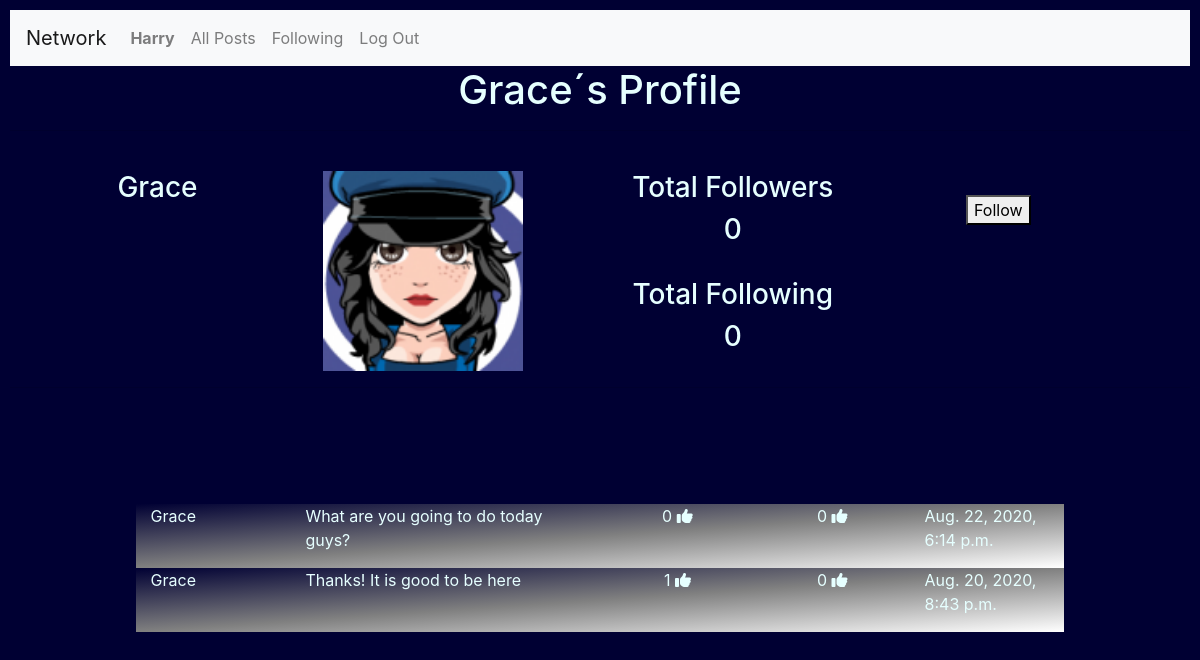
Screenshot of /profile/Grace (signed in) with the database file from the repository.
### network/models.py (models this page shows, shortened)
class User(AbstractUser):
    pass

class Profile(models.Model):
    User = models.ForeignKey('User', on_delete = models.CASCADE)
    Follower = models.ManyToManyField('User', blank=True, related_name="Followers")  #seguidores
    Following = models.ManyToManyField('User',blank=True, related_name= "Following")  #seguindo
    Avatar = models.ImageField(upload_to="media", blank=True)

class Posts(models.Model):
    User = models.ForeignKey('User', on_delete = models.CASCADE)
    Post = models.TextField(max_length=255)
    Date = models.DateTimeField(auto_now_add=True)
    Likes = models.IntegerField(blank=True, null=True)
    Unlikes = models.IntegerField(blank=True, null=True)

### network/views.py (the view)
# urls.py: path("profile/<str:username>",views.profile, name="profile"),
@login_required
@csrf_exempt
def profile(request,username):
    profile= []
    UserPosts = []
    TFollowers = 0
    TFollowing = 0
    searchuser = username
    userid = User.objects.filter(username=searchuser).values('id')
    for u in userid:
        User_id = int(u['id'])
    profile = Profile.objects.filter(User=User_id )
    UserPosts = Posts.objects.filter(User=User_id).order_by('-Date')
    for FS in profile:
        TFollowers = FS.Follower.all().count() #total followers
        UFollowers = FS.Follower.all() #followers names
    for FG in profile:
        TFollowing = FG.Following.all().count() #total following
        UFollowing = FG.Following.all() #following names
    if request.user.id == User_id:
        ShowFollowornot = "no"
    else:
        ShowFollowornot = "yes"
    if request.user in UFollowers:
        btnfollow = "Unfollow"
    else:
        btnfollow = "Follow"
    """
    print("Logged User :", request.user.id ,request.user)
    print("Profile Shown :", User_id)
    print("Show follow button ? ", ShowFollowornot)
    print("Followers :", UFollowers)
    print("Follow or Unfollow ? :" ,btnfollow )
    """
    context={
        "User":searchuser,
        "Profiles":profile,
        "TotalFollowers":TFollowers,
        "TotalFollowing":TFollowing,
        "ShowFollowornot" :ShowFollowornot,
        "btnfollow" : btnfollow,
        "UserFollowers":UFollowers,
        "Userfollowing":UFollowing ,
        "UserPosts": UserPosts,
    }
    return render(request, "network/profile.html", context)

### network/templates/network/profile.html (shortened to what this page needs)
{% extends "network/layout.html" %}
{% load static %}
{% block body %}
  <h1>{{ User }}´s Profile</h1>
  <hr>
  <div class="form-group" >
      <form >
      {% for P  in Profiles %}
            <div class="container" style="border:#004d00; width:90%" >
                 <br>
                 <div class="row"  width="1700px" style="text-align: center;">
                      <div class="col-lg-2" >
                           <h3>{{P.User |title}}</h3>
                      </div>
                      <div class="col-lg-4">
                           <img src=" {{P.Avatar.url}} "  width="200" style="text-align: center;">
                      </div>
                       <div class="col-lg-3" style="text-align: center;">
                            <h3>Total Followers    </h3>
                            <h3 >{{TotalFollowers}} </h3>
                            <br>
                            <h3>Total Following    </h3>
                            <h3>{{TotalFollowing}} </h3>
                        </div>
                        {% if ShowFollowornot == "yes" %}
                               <div class="col-lg-3"  id="Follow" style="text-align: center;">
                                    <br>
                                    <button type="Submit" id="follow_me"  value={{btnfollow}} > {{btnfollow}}   </button>
                                    <br>
                               </div>
                        {% endif %}
              </div>
            </div>
      {% endfor %}
      <hr style="color : white;">
    </form>
</div>
<div class="container" style="border:#004d00; width:90%">
    {%for U in UserPosts %}
        <div class="container" style="width:90%; position:relative; top:100px;background-image: linear-gradient(to top left, white, gray,	 #000033 );">
              <div class="row"  width="1700px">
                   <div class="col-lg-2">
                        <p> {{ U.User |title }} </p>
                   </div>
                   <div class="col-lg-4">
                        <p> {{U.Post }} </p>
                   </div>
                   <div class="col-lg-2" style="text-align: center;">
                        {% if U.Likes == None%}
                               <p> 0 <i class="fas fa-thumbs-up"></i></p>
                        {% else %}
                               <p> {{ U.Likes  }}  <i class="fas fa-thumbs-up"></i></p>
                        {% endif %}
                   </div>
                   <div class="col-lg-2" style="text-align: center;">
                        {% if U.Unlikes == None%}
                              <p> 0 <i class="fas fa-thumbs-up"></i></p>
                        {% else %}
                              <p> {{ U.Unlikes }}  <i class="fas fa-thumbs-down"></i></p>
                        {% endif %}
                   </div>
                   <div class="col-lg-2">
                             <p> {{U.Date}} </p>
                   </div>
              </div>
        </div>
    {% endfor %}
</div>
{% endblock %}

### network/templates/network/layout.html (shortened to what this page needs)
{% load static %}
<!DOCTYPE html>
<html lang="en">
    <head>
        <link rel="stylesheet" href="https://stackpath.bootstrapcdn.com/bootstrap/4.4.1/css/bootstrap.min.css">
        <link rel="stylesheet" href="https://cdnjs.cloudflare.com/ajax/libs/font-awesome/4.7.0/css/font-awesome.min.css">
        <link href="{% static 'network/styles.css' %}" rel="stylesheet">
    </head>
    <body>
        <nav class="navbar navbar-expand-lg navbar-light bg-light" >
            <a class="navbar-brand" href="#">Network</a>
            <div style="color : #000033;">
              <ul class="navbar-nav mr-auto">
                {% if user.is_authenticated %}
                    <li class="nav-item">
                        <a class="nav-link" href="{% url 'network:profile' user.username  %}"><strong>{{ user.username |title}}</strong></a>
                    </li>
                {% endif %}
                <li class="nav-item">
                  <a class="nav-link" href="{% url 'network:index' %}">All Posts</a>
                </li>
                {% if user.is_authenticated %}
                    <li class="nav-item">
                        <a class="nav-link" href="{% url 'network:following' %}">Following</a>
                    </li>
                    <li class="nav-item">
                        <a class="nav-link" href="{% url 'network:logout' %}">Log Out</a>
                    </li>
                {% endif %}
              </ul>
            </div>
          </nav>
        <div class="body">
            {% block body %}
            {% endblock %}
        </div>
    </body>
</html>

### network/static/network/styles.css (style rules this page uses)
body { padding: 10px; color: #e6ffff ; background-color: #000033; background-position: center; background-repeat: no-repeat; background-size: cover; height: 100%; width: 100%; }
h1 { text-align: center; }

### rows the page displays
User: username "Harry"
User: username "Grace"
Profile: User "Grace", Avatar (picture), TotalFollowers "0", TotalFollowing "0", btnfollow "Follow"
Posts: User "Grace", Post "What are you going to do today guys?", shows "0", Date "Aug. 22, 2020, 6:14 p.m."
Posts: User "Grace", Post "Thanks! It is good to be here", Likes "1", shows "0", Date "Aug. 20, 2020, 8:43 p.m."
